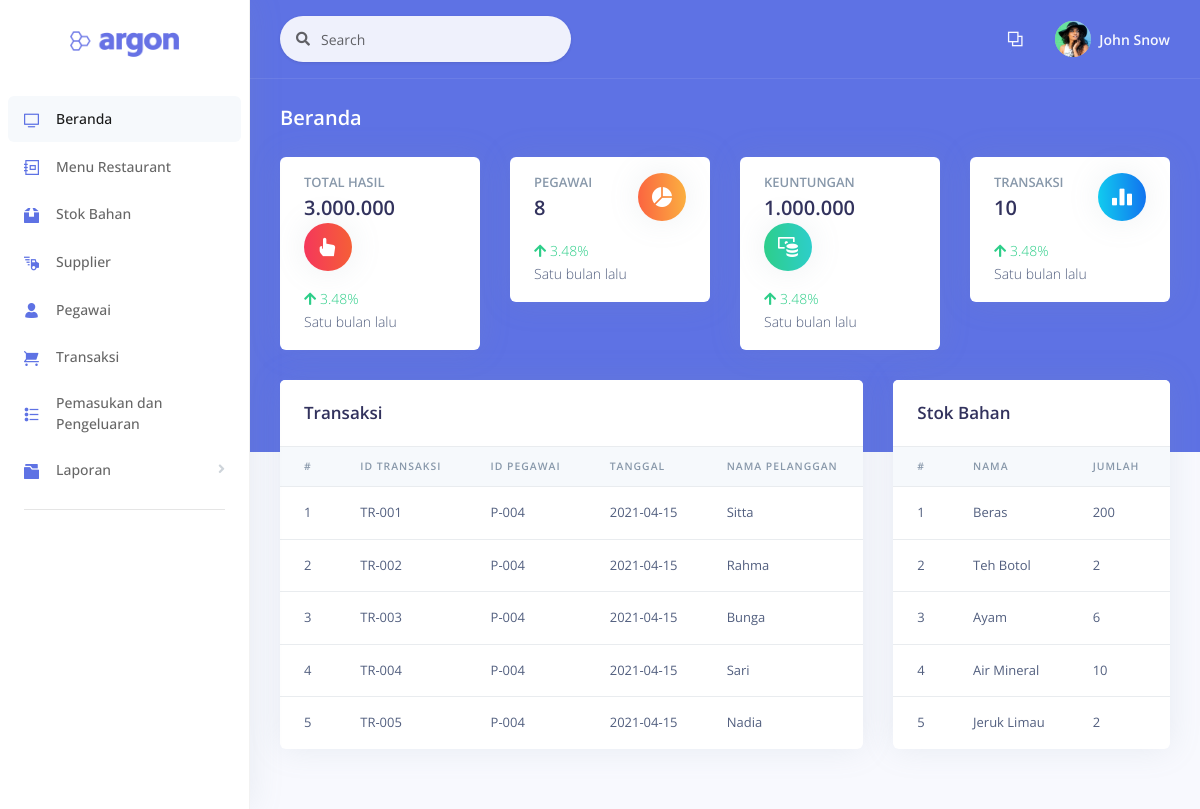
The page /examples/beranda.php on the database as committed earlier.
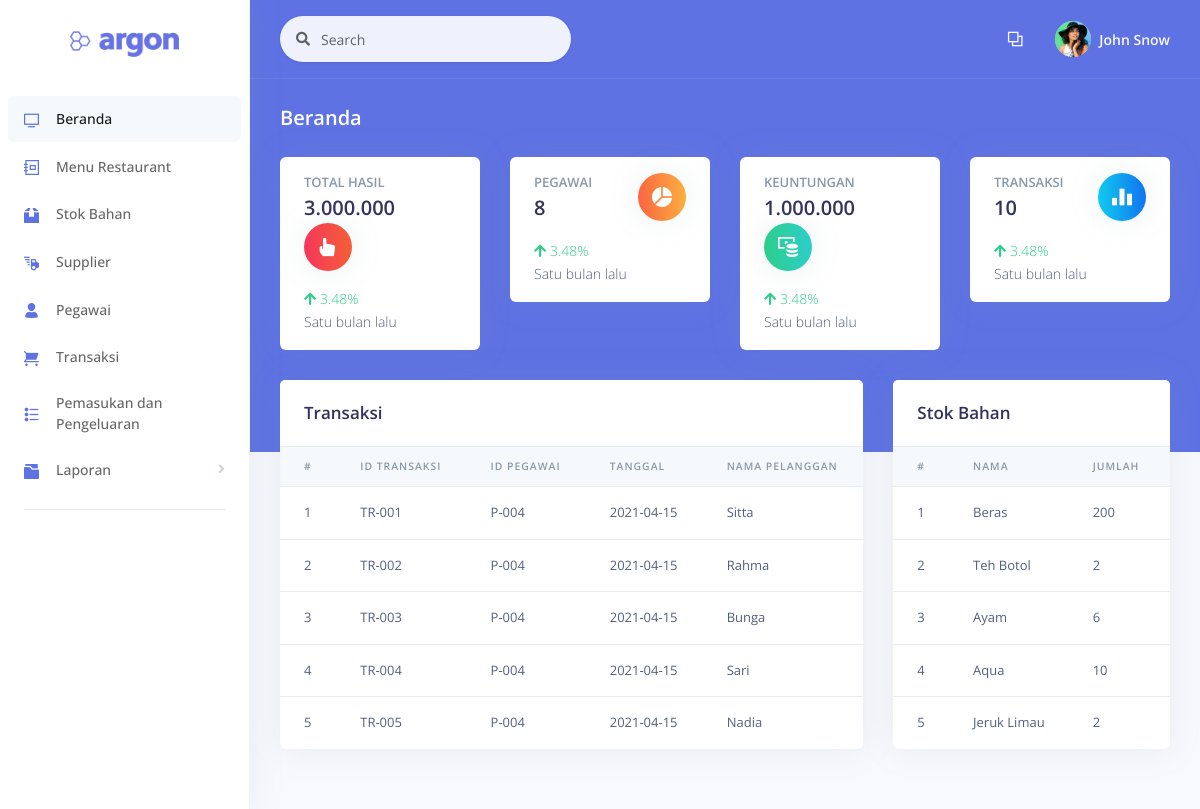
The same page on the database as committed later.
### tables this page shows
CREATE TABLE `stok` (
  `id_stok` varchar(7) NOT NULL,
  `nama_bahan` varchar(50) NOT NULL,
  `jumlah` int(11) NOT NULL,
  `satuan` varchar(10) NOT NULL
);

### examples/functions.php (called while the page is built)
<?php
function koneksi() {
	$conn = mysqli_connect("localhost", "root", "");
	mysqli_select_db($conn, "pw_restaurant");
	return $conn;
}
function query($sql) {
	$conn = koneksi();
	$result = mysqli_query($conn, "$sql");
	$rows = [];
	while ($row = mysqli_fetch_assoc($result)) {
		$rows[] = $row;
	}
	return $rows;
}
?>

### examples/beranda.php (the view, shortened to what the changed rows need)
<?php
require 'functions.php';
  $stok = query("SELECT * FROM stok");
?>
<!DOCTYPE html>
<html>
<head>
  <link rel="stylesheet" href="../assets/vendor/nucleo/css/nucleo.css" type="text/css">
  <link rel="stylesheet" href="../assets/vendor/@fortawesome/fontawesome-free/css/all.min.css" type="text/css">
  <link rel="stylesheet" href="../assets/css/argon.css?v=1.2.0" type="text/css">
</head>
<body>
  <div class="main-content" id="panel">
    <div class="container-fluid mt--6">
      <div class="row">
        <div class="col-xl-8">
          <div class="card">
            <div class="table-responsive">
              <table class="table align-items-center table-flush">
                <thead class="thead-light">
                  <tr>
                    <th scope="col" class="sort" data-sort="name">#</th>
                    <th scope="col" class="sort" data-sort="budget">ID Transaksi</th>
                    <th scope="col" class="sort" data-sort="status">ID Pegawai</th>
                    <th scope="col" class="sort" data-sort="status">Tanggal</th>
                    <th scope="col" class="sort" data-sort="status">Nama Pelanggan</th>
                  </tr>
                </thead>
              </table>
            </div>
          </div>
        </div>
        <div class="col-xl-4">
          <div class="card">
            <div class="table-responsive">
              <table class="table align-items-center table-flush">
                <thead class="thead-light">
                  <tr>
                    <th scope="col" class="sort" data-sort="name">#</th>
                    <th scope="col" class="sort" data-sort="status">Nama</th>
                    <th scope="col" class="sort" data-sort="status">Jumlah</th>
                    <th scope="col" class="sort" data-sort="status">Satuan</th>
                  </tr>
                </thead>
                <tbody>
                  <?php $i = 1; ?>
                  <?php foreach ($stok as $s) { ?>
                    <tr>
                      <td><?php echo $i++; ?></td>
                      <td><?php echo $s['nama_bahan']; ?></td>
                      <td><?php echo $s['jumlah']; ?></td>
                      <td><?php echo $s['satuan']; ?></td>
                    </tr>
                  <?php } ?>
                </tbody>
              </table>
            </div>
          </div>
        </div>
      </div>
    </div>
  </div>
</body>
</html>

Rows that differ between the two databases and show on the page:
changed stok: nama_bahan "Air Mineral" → "Aqua"
